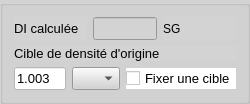
      <widget class="QGroupBox" name="general4GroupBox">
       <property name="maximumSize">
        <size>
         <width>250</width>
         <height>16777215</height>
        </size>
       </property>
       <property name="styleSheet">
        <string notr="true">background-color:lightgray</string>
       </property>
       <property name="title">
        <string/>
       </property>
       <layout class="QVBoxLayout" name="verticalLayout_4">
        <item>
         <layout class="QHBoxLayout" name="horizontalLayout_8">
          <item>
           <widget class="QLabel" name="calculatedOGLabel">
            <property name="minimumSize">
             <size>
              <width>64</width>
              <height>0</height>
             </size>
            </property>
            <property name="font">
             <font>
              <pointsize>10</pointsize>
             </font>
            </property>
            <property name="text">
             <string>DI calculée</string>
            </property>
           </widget>
          </item>
          <item>
           <widget class="QLineEdit" name="calculatedOGEdit">
            <property name="enabled">
             <bool>false</bool>
            </property>
            <property name="maximumSize">
             <size>
              <width>64</width>
              <height>16777215</height>
             </size>
            </property>
            <property name="font">
             <font>
              <pointsize>10</pointsize>
             </font>
            </property>
            <property name="styleSheet">
             <string notr="true">color:black</string>
            </property>
           </widget>
          </item>
          <item>
           <widget class="QLabel" name="calculatedOGUnitLabel">
            <property name="text">
             <string>SG</string>
            </property>
           </widget>
          </item>
         </layout>
        </item>
        <item>
         <widget class="QLabel" name="targetOGLabel">
          <property name="font">
           <font>
            <pointsize>10</pointsize>
           </font>
          </property>
          <property name="text">
           <string>Cible de densité d'origine</string>
          </property>
         </widget>
        </item>
        <item>
         <layout class="QHBoxLayout" name="horizontalLayout_9">
          <item>
           <widget class="QLineEdit" name="targetOGEdit">
            <property name="maximumSize">
             <size>
              <width>64</width>
              <height>16777215</height>
             </size>
            </property>
            <property name="font">
             <font>
              <pointsize>10</pointsize>
             </font>
            </property>
            <property name="styleSheet">
             <string notr="true">background-color:white</string>
            </property>
            <property name="text">
             <string>1.003</string>
            </property>
           </widget>
          </item>
          <item>
           <widget class="QComboBox" name="targetOGUnitCombo">
            <property name="maximumSize">
             <size>
              <width>48</width>
              <height>16777215</height>
             </size>
            </property>
            <property name="font">
             <font>
              <pointsize>10</pointsize>
             </font>
            </property>
           </widget>
          </item>
          <item>
           <widget class="QCheckBox" name="targetOGCheckBox">
            <property name="maximumSize">
             <size>
              <width>120</width>
              <height>16777215</height>
             </size>
            </property>
            <property name="font">
             <font>
              <pointsize>10</pointsize>
             </font>
            </property>
            <property name="styleSheet">
             <string notr="true">background-color:white</string>
            </property>
            <property name="text">
             <string>Fixer une cible</string>
            </property>
           </widget>
          </item>
         </layout>
        </item>
       </layout>
      </widget>
